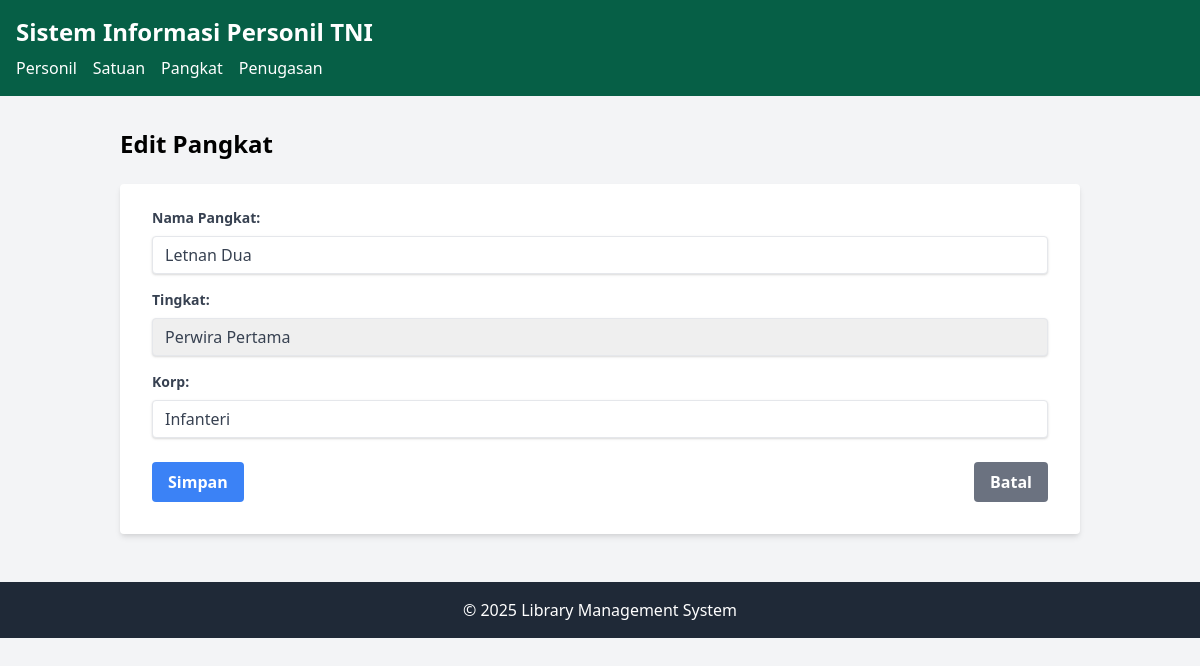
/index.php?entity=pangkat&action=edit&id=1, run on the app's committed database.
### tables this page shows
CREATE TABLE IF NOT EXISTS `pangkat` (
  `id` int(11) NOT NULL AUTO_INCREMENT,
  `nama_pangkat` varchar(50) NOT NULL,
  `tingkat` varchar(50) NOT NULL,
  `korp` varchar(50) NOT NULL,
  PRIMARY KEY (`id`)
);

### model/Pangkat.php (called while the page is built, shortened)
<?php
require_once 'config/Database.php';
class Pangkat {
    private $conn;
    private $table = 'pangkat';
    public function __construct() {
        $database = new Database();
        $this->conn = $database->getConnection();
    }
    public function getById($id) {
        $query = "SELECT * FROM " . $this->table . " WHERE id = :id";
        $stmt = $this->conn->prepare($query);
        $stmt->bindParam(':id', $id);
        $stmt->execute();
        return $stmt->fetch(PDO::FETCH_ASSOC);
    }
}
?>

### config/Database.php (called while the page is built, shortened)
<?php
class Database {
    private $host = "localhost";
    private $username = "root";
    private $password = "";
    private $database = "tni_staff";
    public function getConnection() {
        $this->conn = null;
        try {
            $this->conn = new PDO("mysql:host=" . $this->host . ";dbname=" . $this->database, $this->username, $this->password);
            $this->conn->setAttribute(PDO::ATTR_ERRMODE, PDO::ERRMODE_EXCEPTION);
        } catch(PDOException $e) {
            echo "Connection error: " . $e->getMessage();
        }
        return $this->conn;
    }
}
?>

### viewmodel/PangkatViewModel.php (called while the page is built, shortened)
<?php
require_once 'model/Pangkat.php';
class PangkatViewModel {
    private $pangkat;
    public function __construct() {
        $this->pangkat = new Pangkat();
    }
    public function getPangkatById($id) {
        return $this->pangkat->getById($id);
    }
}
?>

### views/pangkat_form.php (the view, shortened to what this page needs)
<?php
require_once 'views/template/header.php';
?>
<div class="container mx-auto p-4">
    <h2 class="text-2xl font-bold mb-6"><?php echo isset($pangkat) ? 'Edit Pangkat' : 'Tambah Pangkat'; ?></h2>
    <div class="bg-white shadow-md rounded px-8 pt-6 pb-8 mb-4">
        <form action="index.php?entity=pangkat&action=<?php echo isset($pangkat) ? 'update&id=' . $pangkat['id'] : 'save'; ?>" method="POST">
            <div class="mb-4">
                <label class="block text-gray-700 text-sm font-bold mb-2" for="nama_pangkat">
                    Nama Pangkat:
                </label>
                <input type="text" name="nama_pangkat" id="nama_pangkat"
                       value="<?php echo isset($pangkat) ? $pangkat['nama_pangkat'] : ''; ?>"
                       class="shadow appearance-none border rounded w-full py-2 px-3 text-gray-700 leading-tight focus:outline-none focus:shadow-outline"
                       required>
            </div>
            <div class="mb-4">
                <label class="block text-gray-700 text-sm font-bold mb-2" for="tingkat">
                    Tingkat:
                </label>
                <select name="tingkat" id="tingkat"
                        class="shadow appearance-none border rounded w-full py-2 px-3 text-gray-700 leading-tight focus:outline-none focus:shadow-outline"
                        required>
                    <option value="Perwira Pertama" <?php echo isset($pangkat) && $pangkat['tingkat'] == 'Perwira Pertama' ? 'selected' : ''; ?>>Perwira Pertama</option>
                </select>
            </div>
            <div class="mb-6">
                <label class="block text-gray-700 text-sm font-bold mb-2" for="korp">
                    Korp:
                </label>
                <input type="text" name="korp" id="korp"
                       value="<?php echo isset($pangkat) ? $pangkat['korp'] : ''; ?>"
                       class="shadow appearance-none border rounded w-full py-2 px-3 text-gray-700 leading-tight focus:outline-none focus:shadow-outline"
                       required>
            </div>
            <div class="flex items-center justify-between">
                <button type="submit" class="bg-blue-500 hover:bg-blue-700 text-white font-bold py-2 px-4 rounded focus:outline-none focus:shadow-outline">
                    Simpan
                </button>
                <a href="index.php?entity=pangkat" class="bg-gray-500 hover:bg-gray-700 text-white font-bold py-2 px-4 rounded focus:outline-none focus:shadow-outline">
                    Batal
                </a>
            </div>
        </form>
    </div>
</div>
<?php
require_once 'views/template/footer.php';
?>

### data on the page
pangkat: nama_pangkat "Letnan Dua", tingkat "Perwira Pertama", korp "Infanteri"
